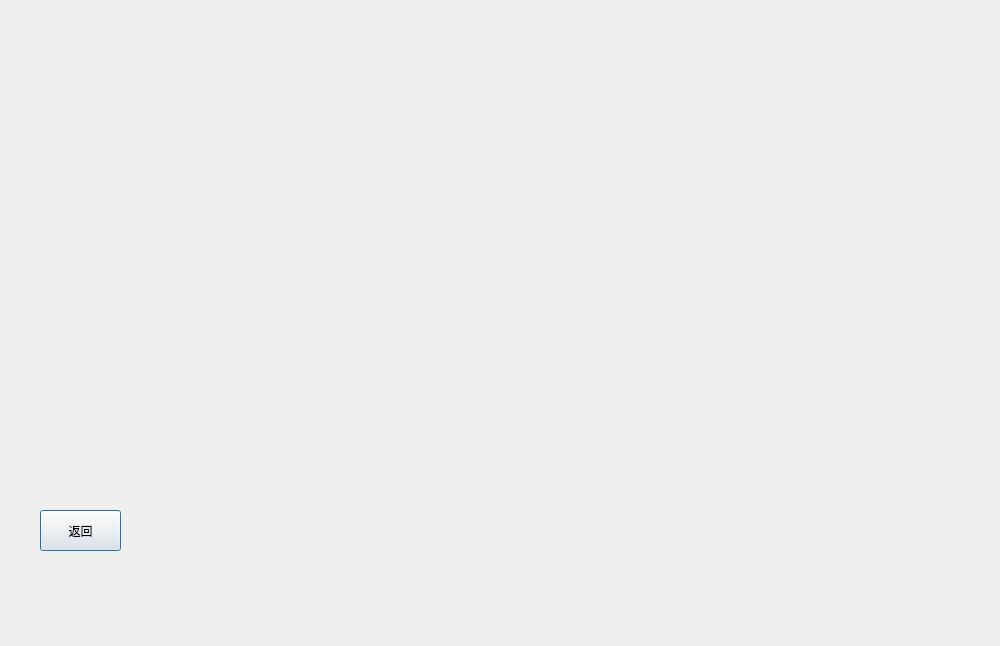
<?xml version="1.0" encoding="UTF-8"?>
<ui version="4.0">
 <class>Dialog2</class>
 <widget class="QDialog" name="Dialog2">
  <property name="geometry">
   <rect>
    <x>0</x>
    <y>0</y>
    <width>1000</width>
    <height>646</height>
   </rect>
  </property>
  <property name="windowTitle">
   <string>Dialog</string>
  </property>
  <property name="styleSheet">
   <string notr="true">background-image: url(:/new/prefix1/train1.png);</string>
  </property>
  <widget class="QPushButton" name="pushButton">
   <property name="geometry">
    <rect>
     <x>40</x>
     <y>510</y>
     <width>81</width>
     <height>41</height>
    </rect>
   </property>
   <property name="text">
    <string>返回</string>
   </property>
  </widget>
 </widget>
 <resources/>
 <connections/>
</ui>
